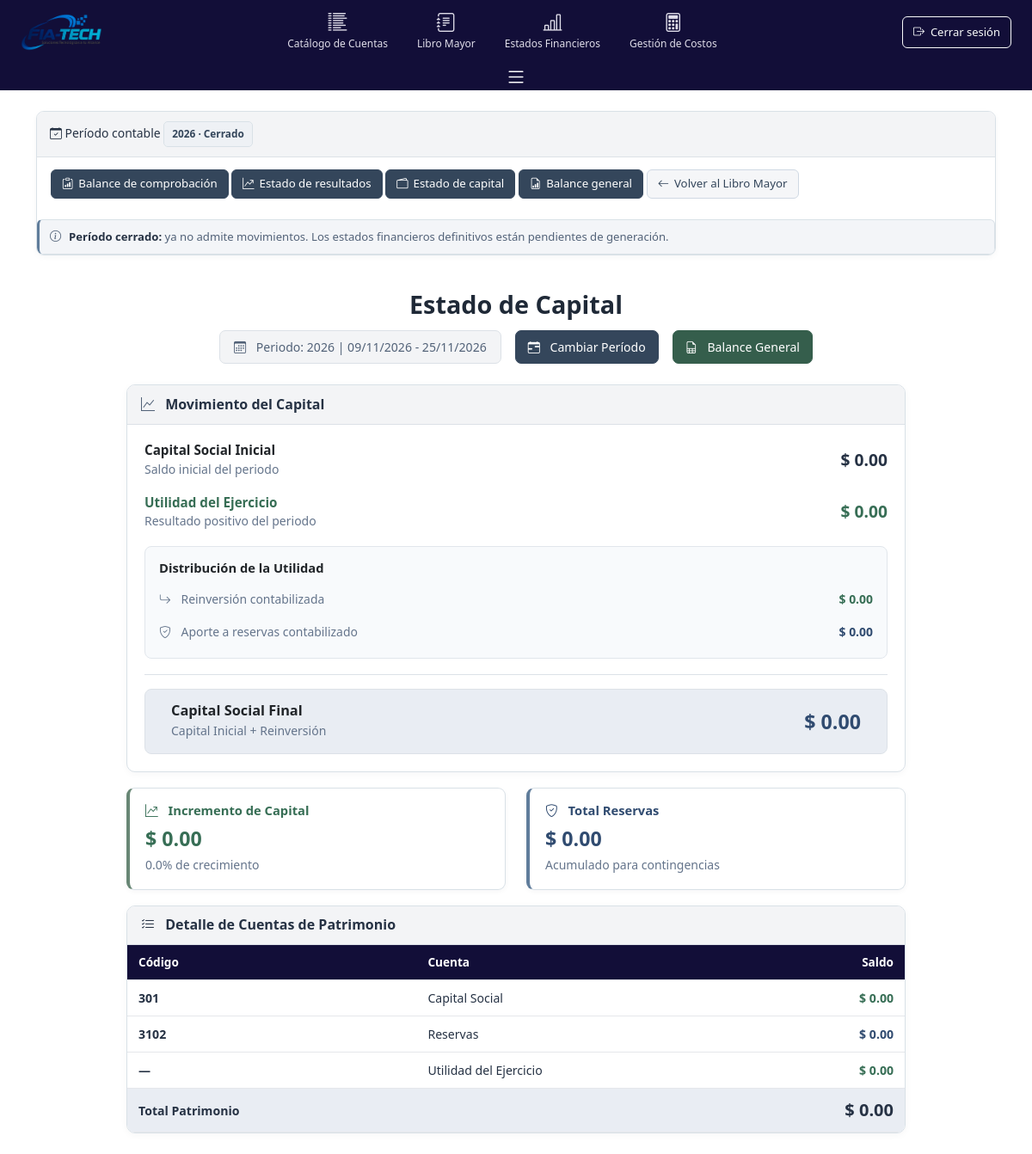
Before: /fiatech_app/estado-capital/ with the older database file.
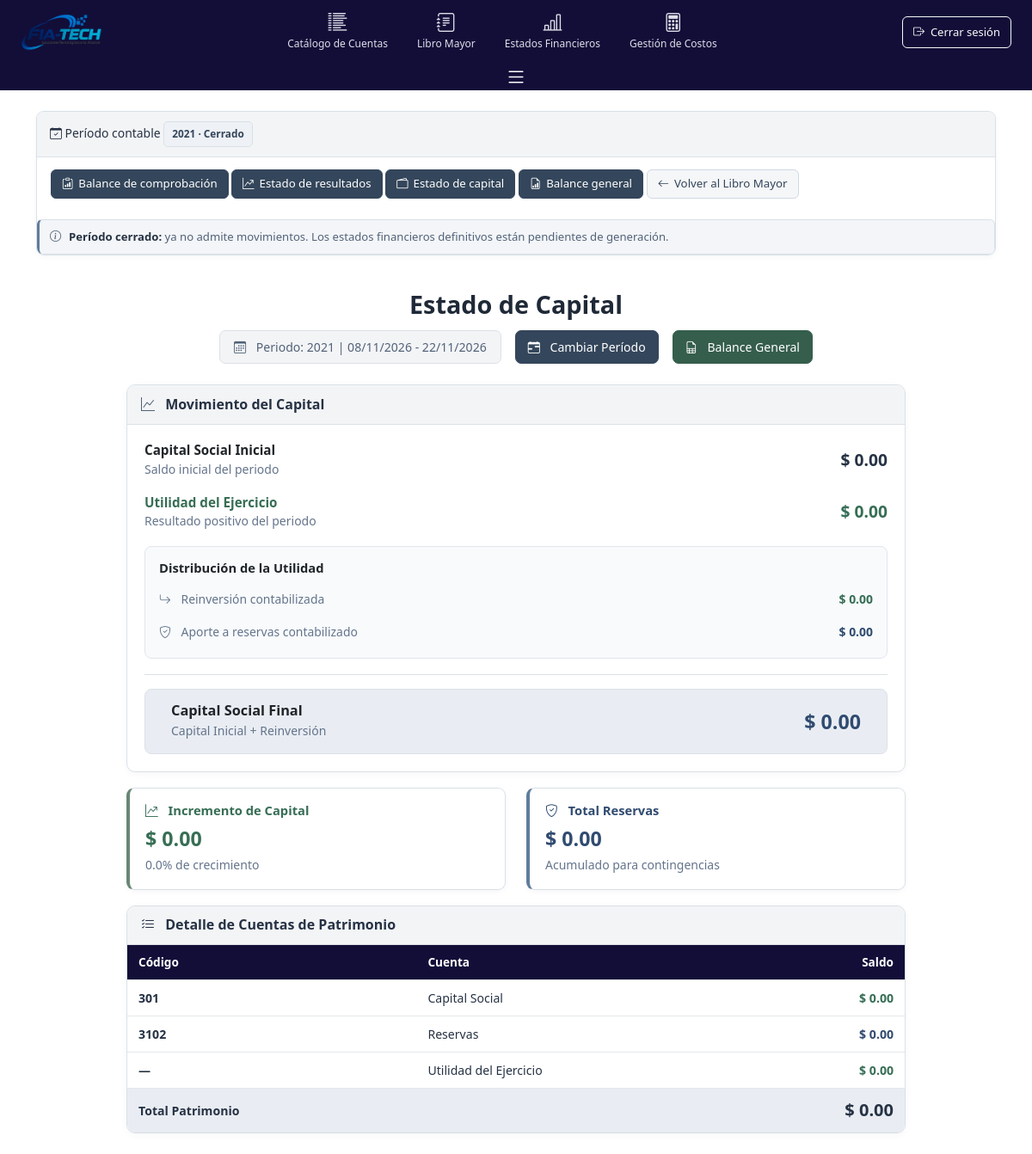
After: the same page with the newer database file.
### fiatech_app/models/contaGeneral.py (models this page shows, shortened)
class PeriodoContable(models.Model):
    ESTADOS = [
        ('ACTIVO', 'Activo'),
        ('CERRADO', 'Cerrado'),
        ('FINALIZADO', 'Finalizado'),
    ]
    año = models.IntegerField(unique=True)
    fecha_inicio = models.DateField()
    fecha_fin = models.DateField()
    estado = models.CharField(max_length=10, choices=ESTADOS, default='ACTIVO')
    fecha_creacion = models.DateTimeField(auto_now_add=True)
    class Meta:
        ordering = ['-año']

### fiatech_app/views/estadosFinancieros.py (the view, shortened to what this page needs)
def estado_capital(request):
    periodo_id = request.POST.get('periodo_id') or request.GET.get('periodo_id')
    if periodo_id:
        periodo_actual = get_object_or_404(PeriodoContable, pk=periodo_id)
    else:
        periodo_actual = (PeriodoContable.objects.filter(estado='ACTIVO').first()
                          or PeriodoContable.objects.filter(estado='CERRADO').first()
                          or PeriodoContable.objects.filter(estado='FINALIZADO').first())
    cero = Decimal('0.00')
    capital_inicial = cero
    reservas_actuales = cero
    resultado_ejercicio = cero
    patrimonio_contabilizado = cero
    if periodo_actual:
        for cuenta, saldo_deudor in _saldos_cuentas_balance(periodo_actual):
            if _tipo_cuenta_balance(cuenta) != 'PATRIMONIO':
                continue
        datos = _obtener_datos_balance_general(periodo_actual)
        resultado_ejercicio = datos['resultado_ejercicio']
    hay_perdida = resultado_ejercicio < 0
    reinversion = cero
    reservas_utilidad = cero
    reservas_totales = reservas_actuales
    capital_final = capital_inicial
    incremento_capital = cero
    porcentaje_incremento = cero
    patrimonio_final = patrimonio_contabilizado + resultado_ejercicio
    periodos = PeriodoContable.objects.all().order_by('-año')
    context = {
        'año': periodo_actual.año if periodo_actual else 'N/A',
        'capital_inicial': capital_inicial,
        'resultado_ejercicio': resultado_ejercicio,
        'reinversion': reinversion,
        'reservas_utilidad': reservas_utilidad,
        'reservas_actuales': reservas_actuales,
        'reservas_totales': reservas_totales,
        'capital_final': capital_final,
        'incremento_capital': incremento_capital,
        'porcentaje_incremento': porcentaje_incremento,
        'patrimonio_final': patrimonio_final,
        'periodo_actual': periodo_actual,
        'periodos': periodos,
        'hay_perdida': hay_perdida,
        'perdida_total': abs(resultado_ejercicio) if hay_perdida else cero,
    }
    return render(request, 'EstadosFinancieros/estadoCapital.html', context)

### fiatech_app/views/estadosFinancieros.py (called while the page is built, shortened)
def _saldos_cuentas_balance(periodo):
    if periodo is None:
        return []
    movimientos = (
        Transaccion.objects.filter(periodo=periodo)
        .values('cuenta_id')
        .annotate(debe_total=Sum('debe'), haber_total=Sum('haber'))
    )
    cuentas = Cuenta.objects.in_bulk(item['cuenta_id'] for item in movimientos)
    saldos = []
    for item in movimientos:
        cuenta = cuentas.get(item['cuenta_id'])
        if cuenta is None:
            continue
        debe = item['debe_total'] or Decimal('0.00')
        haber = item['haber_total'] or Decimal('0.00')
        neto = debe - haber
        if neto != 0:
            saldos.append((cuenta, neto))
    return sorted(saldos, key=lambda par: par[0].codigo)

def _tipo_cuenta_balance(cuenta):
    tipo = (cuenta.tipo or '').upper()
    if tipo in ('ACTIVO', 'PASIVO', 'PATRIMONIO', 'INGRESO', 'GASTO'):
        return tipo

### fiatech_app/templates/EstadosFinancieros/estadoCapital.html (shortened to what the changed rows need)
{% extends 'base.html' %}
{% load static %}
{% block extra_css %}
<link rel="stylesheet" href="{% static 'css2/estadoCapital.css' %}">
<link rel="stylesheet" href="{% static 'css2/periodoContable.css' %}">
{% endblock %}
{% block content %}
{% include 'EstadosFinancieros/_nav_periodo.html' %}
<div class="container-fluid py-4 estado-capital-page">
    <div class="row mb-4">
        <div class="col-12 text-center">
            <h1 class="h3 fw-bold mb-3 estado-capital-titulo">Estado de Capital</h1>
            <div class="d-flex justify-content-center align-items-center flex-wrap gap-3">
                <div class="bg-light text-dark px-3 py-2 rounded-pill">
                    <i class="bi bi-calendar3 me-2"></i>
                    {% if periodo_actual %}
                        <span>Periodo: {{ periodo_actual.año }} |
            {{ periodo_actual.fecha_inicio|date:"d/m/Y" }} - {{ periodo_actual.fecha_fin|date:"d/m/Y" }}</span>
                    {% else %}
                        <span>Periodo: No seleccionado</span>
                    {% endif %}
                </div>
            </div>
        </div>
    </div>
    <div class="row justify-content-center">
        <div class="col-lg-10">
            <div class="card estado-capital-tabla-card">
                <div class="card-body">
                    <div class="table-responsive">
                        <table class="table table-hover mb-0 estado-capital-tabla">
                            <thead class="table-light">
                                <tr>
                                    <th class="fw-bold">Código</th>
                                    <th class="fw-bold">Cuenta</th>
                                    <th class="fw-bold text-end">Saldo</th>
                                </tr>
                            </thead>
                        </table>
                    </div>
                </div>
            </div>
        </div>
    </div>
</div>
{% endblock %}

### fiatech_app/templates/EstadosFinancieros/_nav_periodo.html
{% if periodo_actual %}
<div class="periodo-resumen">
    <div class="periodo-resumen-header">
        <div class="periodo-resumen-info">
            <i class="bi bi-calendar-check"></i>
            <span class="periodo-resumen-titulo">Período contable</span>
            <span class="periodo-estado {% if periodo_actual.estado == 'ACTIVO' %}periodo-activo{% else %}periodo-inactivo{% endif %}">
                {{ periodo_actual.año }} · {{ periodo_actual.get_estado_display }}
            </span>
        </div>
    </div>
    <div class="periodo-resumen-body"><div class="periodo-enlaces">
        <a href="{% url 'balance_comprobacion' %}?periodo_id={{ periodo_actual.id }}" class="btn periodo-btn"><i class="bi bi-clipboard-data"></i> Balance de comprobación</a>
        <a href="{% url 'estado_resultados' %}?periodo_id={{ periodo_actual.id }}" class="btn periodo-btn"><i class="bi bi-graph-up-arrow"></i> Estado de resultados</a>
        <a href="{% url 'estado_capital' %}?periodo_id={{ periodo_actual.id }}" class="btn periodo-btn"><i class="bi bi-wallet2"></i> Estado de capital</a>
        <a href="{% url 'balance_general' %}?periodo_id={{ periodo_actual.id }}" class="btn periodo-btn"><i class="bi bi-file-earmark-bar-graph"></i> Balance general</a>
        <a href="{% url 'libro_mayor' %}?periodo_id={{ periodo_actual.id }}" class="btn periodo-btn-volver"><i class="bi bi-arrow-left"></i> Volver al Libro Mayor</a>
    </div></div>
    {% if periodo_actual.estado == 'ACTIVO' %}
    <div class="periodo-aviso"><i class="bi bi-info-circle"></i><span><strong>Período activo:</strong> los estados financieros son provisionales y pueden cambiar al registrar transacciones o ajustes.</span></div>
    {% elif periodo_actual.estado == 'CERRADO' %}
    <div class="periodo-aviso"><i class="bi bi-info-circle"></i><span><strong>Período cerrado:</strong> ya no admite movimientos. Los estados financieros definitivos están pendientes de generación.</span></div>
    {% else %}
    <div class="periodo-aviso"><i class="bi bi-check-circle"></i><span><strong>Período finalizado:</strong> se han generado los estados financieros definitivos.</span></div>
    {% endif %}
</div>
{% endif %}

Changed rows visible on the page:
removed PeriodoContable: año "2026", estado "Cerrado", fecha_inicio "09/11/2026", fecha_fin "25/11/2026"
added PeriodoContable: año "2021", estado "Cerrado", fecha_inicio "08/11/2026", fecha_fin "22/11/2026"
